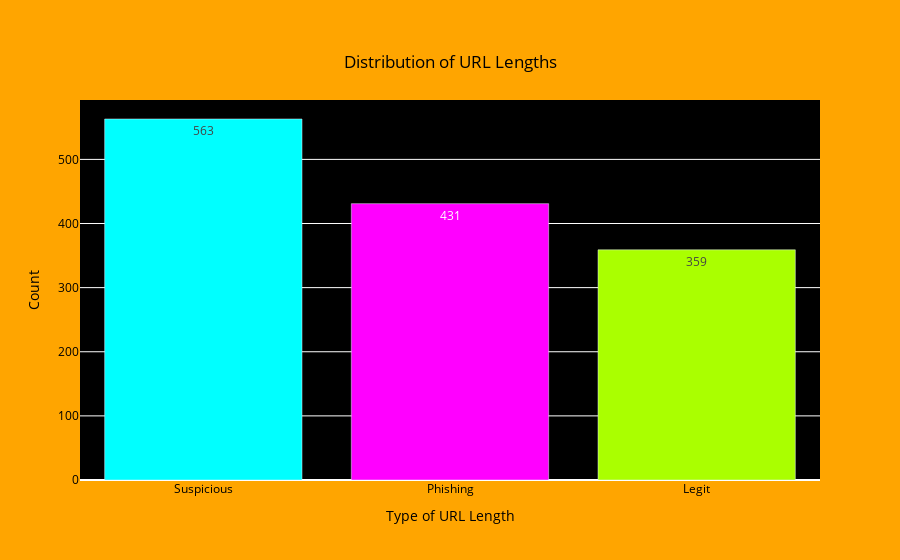

The code cell stored with this chart in its notebook:
### Markdown cell above
### URL Lengths

### Code cell
import pandas as pd
import plotly.graph_objs as go

# Using your DataFrame 'data' and 'URL_Length' as your column of interest
url_length_counts = data['URL_Length'].value_counts().rename(index={2: 'Legit', 1: 'Suspicious', 0: 'Phishing'})

colors = ['#00FFFF', '#FF00FF', '#AAFF00']  # new colors for the histogram
labels = url_length_counts.index

# Using go.Bar to create a histogram
fig = go.Figure(data=[go.Bar(x=labels, y=url_length_counts.values, marker=dict(color=colors), text=url_length_counts.values, textposition='auto')])

fig.update_layout(
    title={
        'text': "Distribution of URL Lengths", 
        'x': 0.5,  # x=0.5 positions the title in the center of the chart
        'y': 0.9,  # y=0.9 positions the title a bit higher, closer to the top of the chart
        'xanchor': 'center',  # ensures the title will be centered at the specified x position
        'yanchor': 'top'  # ensures the title will be anchored at the top at the specified y position
    },
    plot_bgcolor='black',  # background color
    paper_bgcolor='orange',  # background color outside the plot
    font=dict(color='black'),  # font color
    xaxis_title="Type of URL Length",
    yaxis_title="Count"
)

fig.show()

### Figure 1 — Plotly figure (JSON) as saved in the notebook; plotly's stock layout.template omitted (floating-point values rounded to 4 significant figures)
{"data": [{"marker": {"color": ["#00FFFF", "#FF00FF", "#AAFF00"]}, "text": [563, 431, 359], "textposition": "auto", "type": "bar", "x": ["Suspicious", "Phishing", "Legit"], "y": [563, 431, 359]}], "layout": {"font": {"color": "black"}, "paper_bgcolor": "orange", "plot_bgcolor": "black", "title": {"text": "Distribution of URL Lengths", "x": 0.5, "xanchor": "center", "y": 0.9, "yanchor": "top"}, "xaxis": {"title": {"text": "Type of URL Length"}}, "yaxis": {"title": {"text": "Count"}}}}
